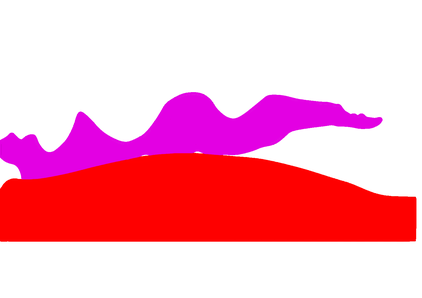
#> input picture salt/salt_basement.png, 422 x 298 px, shrunk from 1520 x 1074 before the run, found by its file name
$ python 06_gravity_salt.py
#> lines starting #> are read from the running program, lines starting #| are printed output that depends on the picture; after the words box and inside, x2 and y2 are one past the last pixel; in counts of white or black regions, pixels touching at a corner belong together
import numpy as np
import matplotlib.pyplot as plt
from pathlib import Path
import cv2
from tqdm import tqdm

# =========================================================================
# CONFIGURATION PARAMETERS - EDIT HERE
# =========================================================================

# Input/Output settings
img_path = "dataset/salt/salt_basement.png"  # Path to input image
save_folder = "salt"                          # Output folder
save_result = "gz_profile.png"  # Output filename

# Density contrast values for different pixel intensities
SALT_PIXEL_VALUE = 94      # Pixel value representing salt bodies
BASEMENT_PIXEL_VALUE = 76  # Pixel value representing basement
SALT_DENSITY = 2.2         # Density contrast for salt (g/cm³)
BASEMENT_DENSITY = 3.1     # Density contrast for basement (g/cm³)
# Background/other pixels = 0 (no density contrast)

# Gravity survey parameters
PAD_PERCENTAGE = 0.1       # Padding percentage (10% on each side)
AVOID_EDGE = 10           # Pixels to avoid at image edges
NUM_STATIONS = 50         # Number of gravity measurement stations

# Physical constants
G = 6.67430e-11           # Gravitational constant (m³ kg⁻¹ s⁻²)
MS2_TO_MGAL = 1e5         # Conversion factor: 1 m/s² = 1e5 mGal
eps = 1e-12               # Small number to prevent division by zero

# =========================================================================
# END CONFIGURATION
# =========================================================================

OUTDIR = Path(save_folder); OUTDIR.mkdir(parents=True, exist_ok=True)

# -------------------------
# 1) Read image as σ-map
#    Each pixel is one point mass (area = 1 m^2).
#    No scaling/conversion from grayscale.
# -------------------------
img = cv2.imread(img_path, cv2.IMREAD_GRAYSCALE)
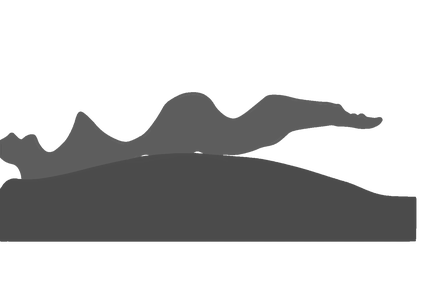
#> img: shape (298, 422); min 72, max 255, mean 194.8
# Quick check of image
plt.imshow(img, cmap="gray", origin="upper")
plt.show()
if img is None:
    raise FileNotFoundError(f"Could not read {img_path}")
H, W = img.shape
#> H = 298; W = 422
# Convert pixels to density contrasts based on configuration
salt = np.where(img == SALT_PIXEL_VALUE, SALT_DENSITY, 0.0)
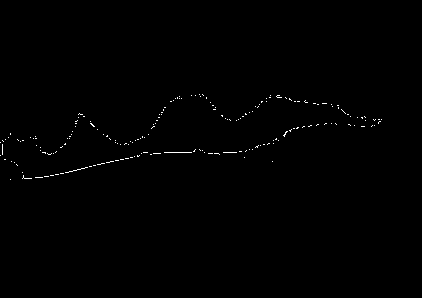
#> salt: shape (298, 422) float64; values 0 (black) and 2.2 (white), 0.4% white in thin lines or dots, all inside (x1, y1, x2, y2) = (0, 94, 382, 180)
basement = np.where(img == BASEMENT_PIXEL_VALUE, BASEMENT_DENSITY, 0.0)
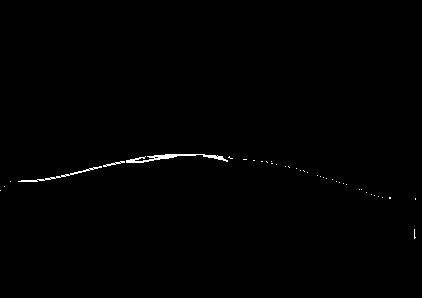
#> basement: shape (298, 422) float64; values 0 (black) and 3.1 (white), 0.46% white in thin lines or dots, all inside (x1, y1, x2, y2) = (0, 154, 416, 239)
sigma2d = salt + basement  # Combine salt and basement, background pixels remain 0

# Pad image left and right with zeros based on configuration
pad_width = int(W * PAD_PERCENTAGE)
#> pad_width = 42
sigma2d_padded = np.pad(sigma2d, ((0, 0), (pad_width, pad_width)), mode='constant', constant_values=0)
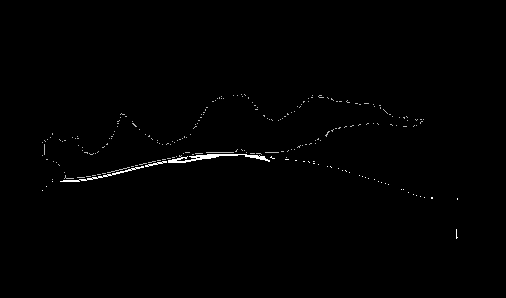
#> sigma2d_padded: shape (298, 506) float64; min 0, max 3.1, mean 0.0193; drawn with min black and max white
H, W_padded = sigma2d_padded.shape
#> W_padded = 506
original_width = W
#> original_width = 422
W = W_padded
#> W = 506
sigma_vec = sigma2d_padded.ravel(order="C")      # length N = H*W

# -------------------------
# 2) Gravimeter stations (z' = 0), x' along the top edge
#    No pixel-center offset; x, z are integer grid coordinates.
# -------------------------
xg_pix = np.linspace(AVOID_EDGE, W-AVOID_EDGE, NUM_STATIONS, dtype=float)  # station x' in pixel units
#> xg_pix = 50 values from 10 to 496
zg = 0.0  # all stations at the surface (z' = 0)


# ------------------------------------------------------------
# 3) Single-station, explicit 2D for-loop (reference/clarity)
#    g_z(x') = sum_{z=0..H-1} sum_{x=0..W-1} G * z / [(x'-x)^2 + z^2]^(3/2) * σ[x,z]
#    Downward is positive; z is the pixel row index (0 at top).
# ------------------------------------------------------------
def gz_single_station_loop(xg):
#> called with xg = 10
    acc = 0.0
    for z in tqdm(range(H), desc="Computing gravity (loop method)", leave=False):
        dz = float(z)  # since z' = 0 and pixel location is z (no +0.5)
        for x in range(W):
            dx = xg - float(x)
            r2 = dx*dx + dz*dz
            r3 = (r2 + eps)**1.5     # eps prevents division by zero at (dx=0, dz=0)
            acc += G * dz / r3 * sigma2d_padded[z, x]
#> after the loop, acc = 2.57e-12
    return acc  # [m/s^2]

# Example check: first station via loop
with tqdm(total=100, desc="Station 0 calculation") as pbar:
    gz0_ms2_loop = gz_single_station_loop(xg_pix[0])
#> gz0_ms2_loop = 2.57e-12
    gz0_mgal_loop = gz0_ms2_loop * MS2_TO_MGAL
#> gz0_mgal_loop = 2.57e-07
    pbar.update(100)

# ------------------------------------------------------------
# 4) Matrix form: g = A_z σ
#    Build A_z for all stations at once.
#    Mass coordinates: x_i in [0..W-1], z_i in [0..H-1], flattened row-major.
#    A_{j,i} = G * z_i / [ (x'_j - x_i)^2 + z_i^2 ]^(3/2)
# ------------------------------------------------------------
# Mass coordinates (flattened in 'C' order: row z runs slowest? Actually in C: last axis changes fastest → x varies fastest)
with tqdm(total=100, desc="Building coordinate arrays") as pbar:
    # [0,1,...,W-1, 0,1,...] length H*W
    x_i = np.tile(np.arange(W, dtype=float), H)
    pbar.update(50)
    # [0,0,...,0, 1,1,...,1, ...] length H*W
    z_i = np.repeat(np.arange(H, dtype=float), W)
    pbar.update(50)

# Broadcast station x' against all mass (x_i, z_i)
with tqdm(total=100, desc="Building gravity matrix") as pbar:
    dx = xg_pix[:, None] - x_i[None, :]                 # (M, N)
    pbar.update(25)
    dz = z_i[None, :]                                   # (1, N) since z' = 0
    pbar.update(25)
    r2 = dx*dx + dz*dz
    pbar.update(25)
    r3 = (r2 + eps)**1.5
    Az = G * dz / r3                                    # (M, N)
    pbar.update(25)

# Forward model
with tqdm(total=100, desc="Computing forward model") as pbar:
    gz_ms2 = Az @ sigma_vec                             # (M,)
#> gz_ms2 = 50 values, max 6.1e-12 at index 20, min 1.23e-12 at index 49, mean 4.15e-12
    pbar.update(50)
    gz_mgal = gz_ms2 * MS2_TO_MGAL
#> gz_mgal = 50 values, max 6.1e-07 at index 20, min 1.23e-07 at index 49, mean 4.15e-07
    pbar.update(50)

# ------------------------------------------------------------
# 5) Plot
# ------------------------------------------------------------
fig, axes = plt.subplots(1, 2, figsize=(12, 4.5), constrained_layout=True)

axes[0].imshow(sigma2d_padded, cmap="gray", origin="upper")
axes[0].scatter(xg_pix, np.zeros_like(xg_pix), s=14, c="red", marker="^", label="Stations z'=0")
# Add dashed lines to show synthetic expansion boundaries
axes[0].axvline(x=pad_width, color='blue', linestyle='--', alpha=0.7, label='Synthetic boundary')
axes[0].axvline(x=pad_width + original_width, color='blue', linestyle='--', alpha=0.7)
axes[0].set_title("σ-image (padded, each pixel = one point mass)")
axes[0].set_xlabel("x (px)")
axes[0].set_ylabel("z (px)")
axes[0].legend(loc="lower right")

station_numbers = np.arange(1, len(xg_pix) + 1)
#> station_numbers = 50 values from 1 to 50
axes[1].plot(station_numbers, gz_mgal, lw=1.8)
axes[1].set_title(r"Predicted $g_z$ along surface (downward $+$)")
axes[1].set_xlabel("Gravitational Station")
axes[1].set_ylabel(r"$g_z$ (mGal)")
plt.show()
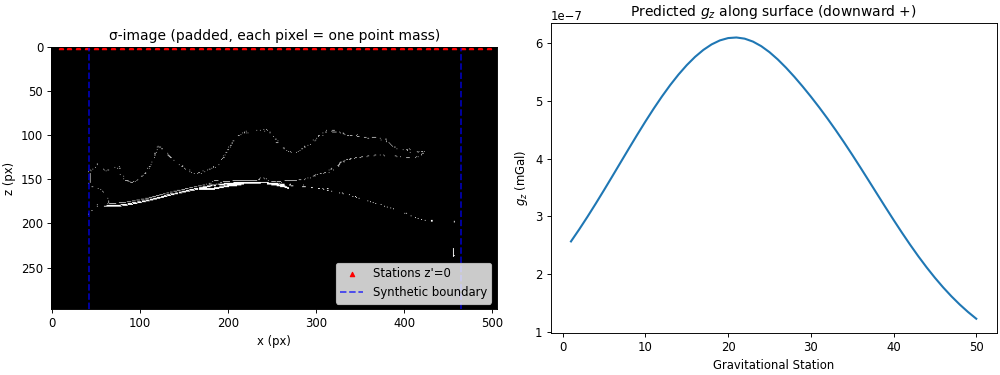
#> figure drawn by matplotlib, 2 panels; panel 2: curve peaks at x = 21, y = 6.1e-07

fig.savefig(OUTDIR / save_result, dpi=300)
#> figure, not shown here; panel 2: curve peaks at x = 21, y = 6.1e-07
plt.close(fig)

$ run again, with salt/gz_profile.png copied over salt/salt_basement.png
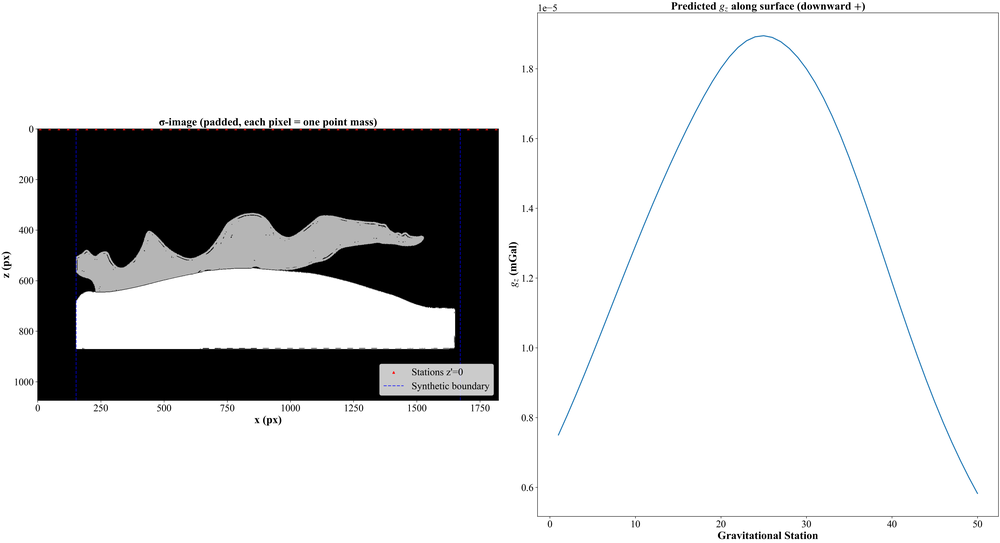
#> input picture salt/gz_profile.png, 1000 x 543 px, shrunk from 7515 x 4078 before the run, found by its file name
#> `salt = np.where(img == SALT_PIXEL_VALUE, SALT_DENSITY, 0.0)`:
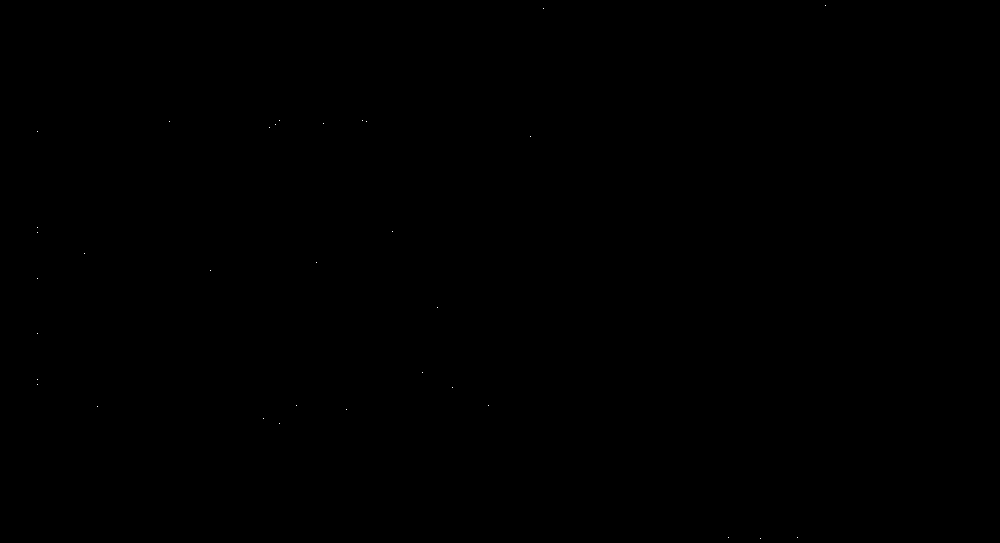
#> salt: shape (543, 1000) float64; values 0 (black) and 2.2 (white), 0.01% white in thin lines or dots, all inside (x1, y1, x2, y2) = (37, 5, 826, 539)
#> basement: shape (543, 1000) float64; values 0 (black) and 3.1 (white), 0.01% white in thin lines or dots, all inside (x1, y1, x2, y2) = (9, 119, 891, 539)
#> after the loop in gz_single_station_loop, `for z in tqdm(range(H), desc="Computing gravity (loop method)", leave=..`: acc = 5.08e-14
#> gz0_mgal_loop = 5.08e-09
#> gz_ms2 = 50 values, max 5.89e-12 at index 38, min 7.06e-15 at index 49, mean 2.15e-13
#> gz_mgal = 50 values, max 5.89e-07 at index 38, min 7.06e-10 at index 49, mean 2.15e-08
#> `plt.show()`:
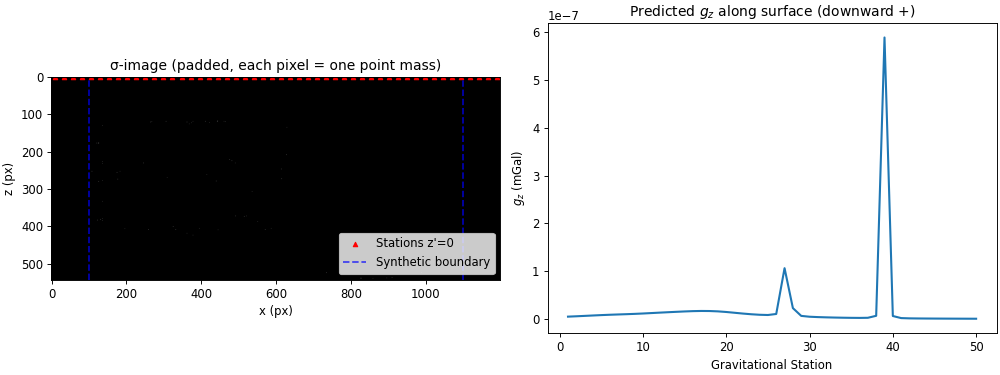
#> figure drawn by matplotlib, 2 panels; panel 2: curve peaks at x = 39, y = 5.89e-07
